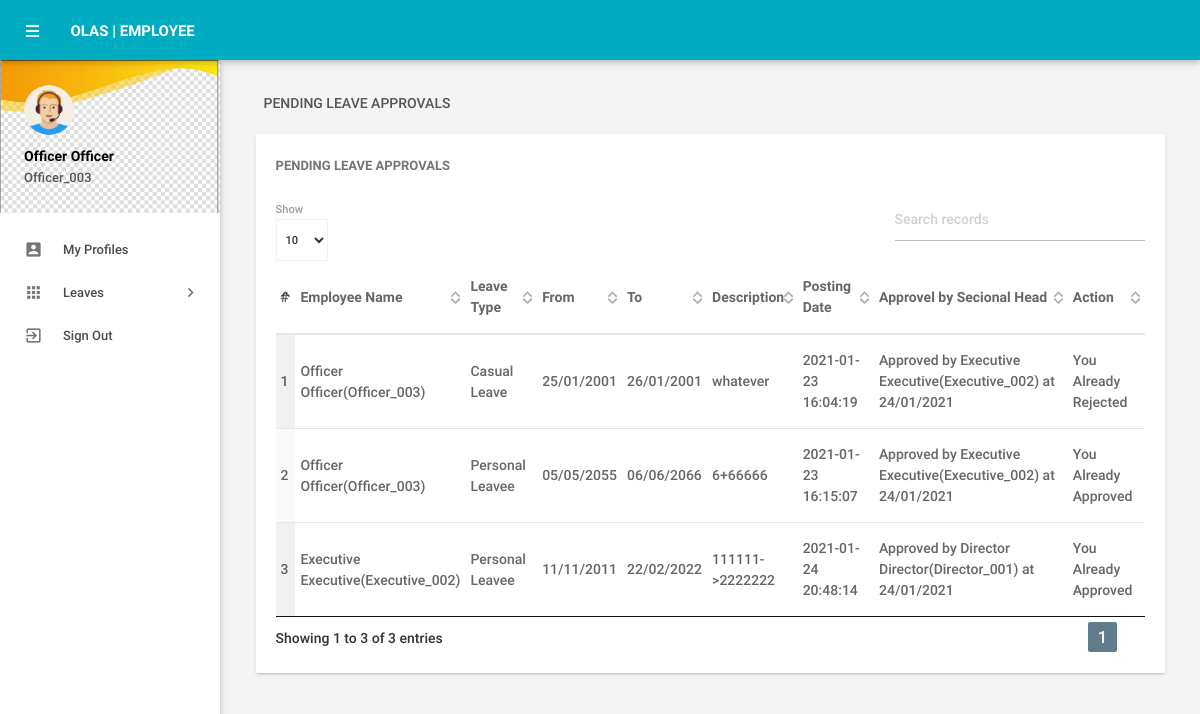
Page /directorApprovals.php (signed in) on the committed database.
### tables this page shows
CREATE TABLE `tblemployees` (
  `id` int(11) NOT NULL AUTO_INCREMENT,
  `EmpId` varchar(100) NOT NULL,
  `FirstName` varchar(150) NOT NULL,
  `LastName` varchar(150) NOT NULL,
  `EmailId` varchar(200) NOT NULL,
  `Password` varchar(180) NOT NULL,
  `Gender` varchar(100) NOT NULL,
  `Dob` varchar(100) NOT NULL DEFAULT current_timestamp(),
  `Department` varchar(255) NOT NULL,
  `Address` varchar(255) NOT NULL,
  `Phonenumber` char(11) NOT NULL,
  `Category` varchar(50) NOT NULL,
  `Nic` varchar(15) NOT NULL,
  `Sechead` varchar(50) NOT NULL,
  `Institute` varchar(50) NOT NULL,
  `Status` varchar(15) NOT NULL,
  `RegDate` timestamp NOT NULL DEFAULT current_timestamp(),
  `permissionLevel` varchar(50) DEFAULT NULL,
  `secHeadId` varchar(15) DEFAULT NULL,
  PRIMARY KEY (`id`)
);

CREATE TABLE `tblleaves` (
  `id` int(11) NOT NULL AUTO_INCREMENT,
  `LeaveType` varchar(110) NOT NULL,
  `ToDate` varchar(120) NOT NULL,
  `FromDate` varchar(120) NOT NULL,
  `Description` mediumtext NOT NULL,
  `PostingDate` timestamp NOT NULL DEFAULT current_timestamp(),
  `AppSecHead` varchar(15) DEFAULT NULL,
  `AppDirector` varchar(15) NOT NULL,
  `empid` int(11) DEFAULT NULL,
  `AppSecHeadStatus` varchar(255) DEFAULT NULL,
  `AppSecHeadDate` varchar(120) DEFAULT NULL,
  PRIMARY KEY (`id`),
  KEY `UserEmail` (`empid`)
);

### directorApprovals.php (the view, shortened to what this page needs)
<?php
include('includes/config.php');
if(strlen($_SESSION['emplogin'])==0)
    {
header('location:index.php');
}
else{
?>
<!DOCTYPE html>
<html lang="en">
    <head>
        <link type="text/css" rel="stylesheet" href="assets/plugins/materialize/css/materialize.min.css"/>
        <link href="assets/plugins/material-preloader/css/materialPreloader.min.css" rel="stylesheet">
        <link href="assets/plugins/datatables/css/jquery.dataTables.min.css" rel="stylesheet">
        <link href="assets/css/alpha.min.css" rel="stylesheet" type="text/css"/>
        <link href="assets/css/custom.css" rel="stylesheet" type="text/css"/>
    </head>
    <body>
       <?php include('includes/header.php');?>
       <?php include('includes/sidebar.php');?>
            <main class="mn-inner">
                <div class="row">
                    <div class="col s12">
                        <div class="page-title">Pending Leave Approvals</div>
                    </div>
                    <div class="col s12 m12 l12">
                        <div class="card">
                            <div class="card-content">
                                <span class="card-title">Pending Leave Approvals</span>
                                <table id="example" class="display responsive-table ">
                                    <thead>
                                        <tr>
                                            <th width="15">#</th>
											<th width="90">Employee Name</th>
                                            <th width="90">Leave Type</th>
                                            <th width="50">From</th>
                                            <th width="50">To</th>
                                            <th width="120">Description</th>
                                            <th width="120">Posting Date</th>
                                            <th width="300">Approvel by Secional Head</th>
                                            <th width="100">Action</th>
                                        </tr>
                                    </thead>
                                    <tbody>
<?php
$sql = "SELECT tblemployees.FirstName,tblemployees.LastName,tblemployees.EmpId,tblleaves.id,tblleaves.LeaveType,tblleaves.ToDate,tblleaves.FromDate,tblleaves.Description,tblleaves.PostingDate,tblleaves.AppSecHead,tblleaves.AppSecHeadStatus,tblleaves.AppSecHeadDate,tblleaves.AppDirector from tblleaves INNER JOIN tblemployees ON tblleaves.empid=tblemployees.id where AppSecHeadStatus='Approved'";
$query = $dbh -> prepare($sql);
$query->execute();
$results=$query->fetchAll(PDO::FETCH_OBJ);
$cnt=1;
if($query->rowCount() > 0){
	foreach($results as $result){
		$eidHead = $result->AppSecHead;
		?>
											<tr>
                                            <td> <?php echo htmlentities($cnt);?></td>
											<td><?php echo htmlentities($result->FirstName." ".$result->LastName."(".$result->EmpId.")");?></td>
                                            <td><?php echo htmlentities($result->LeaveType);?></td>
                                            <td><?php echo htmlentities($result->ToDate);?></td>
                                            <td><?php echo htmlentities($result->FromDate);?></td>
                                           <td><?php echo htmlentities($result->Description);?></td>
                                            <td><?php echo htmlentities($result->PostingDate);?></td>
											<td><?php
												$sql2 = "SELECT FirstName,LastName,EmpId from  tblemployees where id=:eidHead";
												$query2 = $dbh -> prepare($sql2);
												$query2->bindParam(':eidHead',$eidHead,PDO::PARAM_STR);
												$query2->execute();
												$result2=$query2->fetch(PDO::FETCH_OBJ);
														echo htmlentities(($result->AppSecHeadStatus)." by ".$result2->FirstName." ".$result2->LastName."(".$result2->EmpId.")"." at ".$result->AppSecHeadDate);
                                            ?>
											</td>
											<?php if($result->AppDirector=="0"){ ?>
											<td><a href="directorApprovals.php?rejectLeaveId=<?php echo htmlentities($result->id);?>" onclick="return confirm('Are you sure you want to REJECT this Leave?');" > <i class="material-icons" title="Inactive">clear</i>
												<a href="directorApprovals.php?approveLeaveId=<?php echo htmlentities($result->id);?>" onclick="return confirm('Are you sure you want to Approve this Leave?');"><i class="material-icons" title="Active">done</i></td>
											</td>
											<?php }else if ($result->AppDirector=="1"){ ?>
											<td>You Already Approved</td>
											<?php }else {?>
											<td>You Already Rejected</td>
											<?php }?>
                                         <?php $cnt++;} }?>
                                    </tbody>
                                </table>
                            </div>
                        </div>
                    </div>
                </div>
            </main>
        </div>
        <div class="left-sidebar-hover"></div>
    </body>
</html>
<?php } ?>

### includes/sidebar.php (shortened to what this page needs)
<aside id="slide-out" class="side-nav white fixed">
	<div class="side-nav-wrapper">
		<div class="sidebar-profile">
			<div class="sidebar-profile-image">
			<img src="assets/images/profile-image.png" class="circle" alt="">
		</div>
		<div class="sidebar-profile-info">
		<?php
		$eid=$_SESSION['eid'];
		$sql = "SELECT FirstName,LastName,EmpId,permissionLevel from  tblemployees where id=:eid";
		$query = $dbh -> prepare($sql);
		$query->bindParam(':eid',$eid,PDO::PARAM_STR);
		$query->execute();
		$results=$query->fetchAll(PDO::FETCH_OBJ);
		if($query->rowCount() > 0) {
			foreach($results as $result){ ?>
				<p><?php echo htmlentities($result->FirstName." ".$result->LastName);?></p>
				<span><?php echo htmlentities($result->EmpId)?></span>
				<?php }}
	?>
		</div>
		</div>
		<ul class="sidebar-menu collapsible collapsible-accordion" data-collapsible="accordion">
			<li class="no-padding"><a class="waves-effect waves-grey" href="myprofile.php"><i class="material-icons">account_box</i>My Profiles</a></li>
			<li class="no-padding">
				<a class="collapsible-header waves-effect waves-grey"><i class="material-icons">apps</i>Leaves<i class="nav-drop-icon material-icons">keyboard_arrow_right</i></a>
			</li>
			<li class="no-padding">
				<a class="waves-effect waves-grey" href="logout.php"><i class="material-icons">exit_to_app</i>Sign Out</a>
			</li>
		</ul>
	</div>
</aside>

### rows in the picture
tblemployees: FirstName+LastName "Officer Officer", EmpId "Officer_003"
tblleaves: tblemployees.FirstName+LastName+EmpId "Officer Officer(Officer_003)", LeaveType "Casual Leave", ToDate "25/01/2001", FromDate "26/01/2001", Description "whatever", PostingDate "2021-01-23 16:04:19", AppSecHeadStatus+AppSecHeadDate "Approved by Executive Executive(Executive_002) at 24/01/2021", AppDirector "You Already Rejected"
tblleaves: tblemployees.FirstName+LastName+EmpId "Officer Officer(Officer_003)", LeaveType "Personal Leavee", ToDate "05/05/2055", FromDate "06/06/2066", Description "6+66666", PostingDate "2021-01-23 16:15:07", AppSecHeadStatus+AppSecHeadDate "Approved by Executive Executive(Executive_002) at 24/01/2021", AppDirector "You Already Approved"
tblleaves: tblemployees.FirstName+LastName+EmpId "Executive Executive(Executive_002)", LeaveType "Personal Leavee", ToDate "11/11/2011", FromDate "22/02/2022", Description "111111->2222222", PostingDate "2021-01-24 20:48:14", AppSecHeadStatus+AppSecHeadDate "Approved by Director Director(Director_001) at 24/01/2021", AppDirector "You Already Approved"
